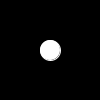
Frame 1 (no input)
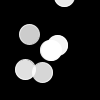
Frame 60 (the mouse pressed at the canvas centre just before this capture)
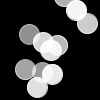
Frame 120 (the mouse held since frame 60 and released just before this capture)

The Processing sketch that drew these frames (run headless with seeded random() and noise(); from frame 60 on, the mouse is pressed at the canvas centre):

// Processing sketch: sketch_23_Mars
// ── sketch_23_Mars.pde
class Particle { PVector center; float radius; float lifespan;
Particle(PVector center, float radius) { this.center = center.copy(); this.lifespan = 255;
this.radius = radius;
}
void run() { 
update();
display(); }
   // Method to update the particle's remaining lifetime
void update() {
     lifespan -= 1;
   }
   // Method to display
void display() {
stroke(255, lifespan);
fill(255, lifespan);
circle(center.x, center.y, 2*radius);
}
// Is the particle still useful? // Check if the lifetime is over.


boolean isDead() {
return lifespan==0;
}
}

// ── ParticleSystem.pde
// A class to describe a group of Particles
class ParticleSystem { 
ArrayList<Particle> particles; 
PVector origin;
float particleRadius = 10;


ParticleSystem(PVector origin) {
this.origin = origin.copy();
particles = new ArrayList<Particle>(); particles.add(new Particle(origin, particleRadius));
}

void addParticle() {
PVector center;
center = origin.copy();
float angle = random(TWO_PI);
float radius = random(min(width, height)/2); center.x += sin(angle) * 2*radius;
        center.y += cos(angle) * 2*radius;
particles.add(new Particle(center, particleRadius)); }
// Iteratively update and display every particle,
// and remove them from the list if their lifetime is over. 

void run() {
  for (int i = particles.size()-1; i>-1; i--){
    Particle p = particles.get(i);
    p.run();
    if (p.isDead()) {
      particles.remove(i);
  }
}
}
}

// ── main.pde
ParticleSystem pSystem;

void setting(){
  size(500,200);
}

void setup(){
  frameRate(100);
  pSystem = new ParticleSystem(new PVector(width/2, height/2));
}

void draw(){
  background(0);
  
  if (frameCount%10==0){
    pSystem.addParticle();
  }
  
  pSystem.run();
}
  
